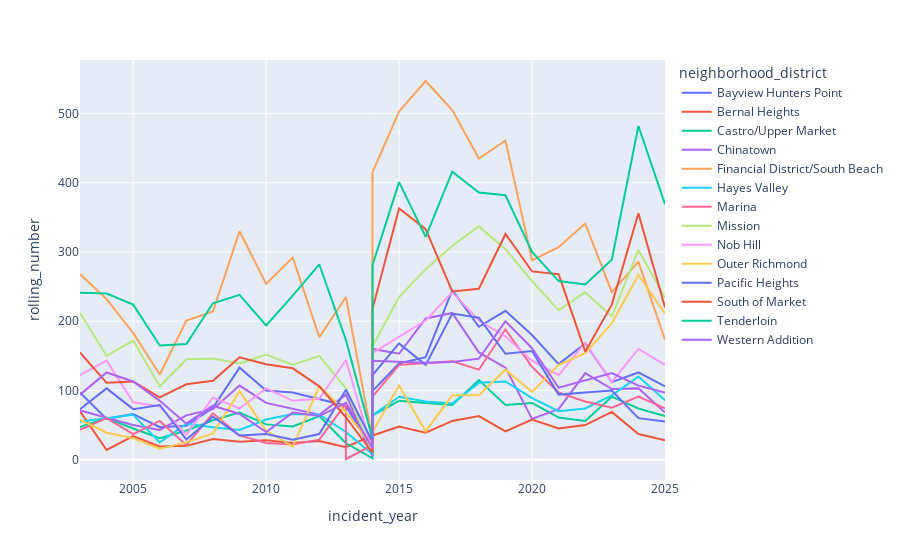

Notebook source saved alongside this figure:
### Code cell
fig = px.line(amount_table_by_year[amount_table_by_year['primary_situation_code']=='700'], x="incident_year", y="rolling_number", color='neighborhood_district')
fig.show()

### Figure 1 — Plotly figure (JSON) as saved in the notebook; plotly's stock layout.template omitted (floating-point values rounded to 4 significant figures)
{"data": [{"hovertemplate": "neighborhood_district=Bayview Hunters Point<br>incident_year=%{x}<br>rolling_number=%{y}<extra></extra>", "legendgroup": "Bayview Hunters Point", "line": {"color": "#636efa", "dash": "solid"}, "marker": {"symbol": "circle"}, "mode": "lines", "name": "Bayview Hunters Point", "orientation": "v", "showlegend": true, "type": "scatter", "x": [2003, 2004, 2005, 2006, 2007, 2008, 2009, 2010, 2011, 2012, 2013, 2014, 2014, 2015, 2016, 2017, 2018, 2019, 2020, 2021, 2022, 2023, 2024, 2025], "xaxis": "x", "y": [97.0, 59.0, 66.0, 47.0, 49.0, 75.0, 133.0, 100.0, 97.0, 88.0, 78.0, 13.0, 99.0, 139.0, 148.0, 245.0, 192.0, 215.0, 180.0, 138.0, 168.0, 112.0, 126.0, 106.0], "yaxis": "y"}, {"hovertemplate": "neighborhood_district=Bernal Heights<br>incident_year=%{x}<br>rolling_number=%{y}<extra></extra>", "legendgroup": "Bernal Heights", "line": {"color": "#EF553B", "dash": "solid"}, "marker": {"symbol": "circle"}, "mode": "lines", "name": "Bernal Heights", "orientation": "v", "showlegend": true, "type": "scatter", "x": [2003, 2004, 2005, 2006, 2007, 2008, 2009, 2010, 2011, 2012, 2013, 2014, 2015, 2016, 2017, 2018, 2019, 2020, 2021, 2022, 2023, 2024, 2025], "xaxis": "x", "y": [70.0, 14.0, 34.0, 19.0, 20.0, 30.0, 26.0, 28.0, 24.0, 27.0, 18.0, 35.0, 48.0, 39.0, 56.0, 63.0, 41.0, 58.0, 45.0, 50.0, 69.0, 37.0, 28.0], "yaxis": "y"}, {"hovertemplate": "neighborhood_district=Castro/Upper Market<br>incident_year=%{x}<br>rolling_number=%{y}<extra></extra>", "legendgroup": "Castro/Upper Market", "line": {"color": "#00cc96", "dash": "solid"}, "marker": {"symbol": "circle"}, "mode": "lines", "name": "Castro/Upper Market", "orientation": "v", "showlegend": true, "type": "scatter", "x": [2003, 2004, 2005, 2006, 2007, 2008, 2009, 2010, 2011, 2012, 2013, 2014, 2014, 2015, 2016, 2017, 2018, 2019, 2020, 2021, 2022, 2023, 2024, 2025], "xaxis": "x", "y": [47.0, 60.0, 45.0, 31.0, 42.0, 57.0, 68.0, 51.0, 48.0, 63.0, 24.0, 2.0, 64.0, 85.0, 82.0, 79.0, 115.0, 79.0, 82.0, 61.0, 56.0, 91.0, 74.0, 63.0], "yaxis": "y"}, {"hovertemplate": "neighborhood_district=Chinatown<br>incident_year=%{x}<br>rolling_number=%{y}<extra></extra>", "legendgroup": "Chinatown", "line": {"color": "#ab63fa", "dash": "solid"}, "marker": {"symbol": "circle"}, "mode": "lines", "name": "Chinatown", "orientation": "v", "showlegend": true, "type": "scatter", "x": [2003, 2004, 2005, 2006, 2007, 2008, 2009, 2010, 2011, 2012, 2013, 2014, 2014, 2015, 2016, 2017, 2018, 2019, 2020, 2021, 2022, 2023, 2024, 2025], "xaxis": "x", "y": [71.0, 61.0, 50.0, 43.0, 64.0, 73.0, 107.0, 82.0, 74.0, 65.0, 94.0, 5.0, 160.0, 153.0, 204.0, 212.0, 155.0, 133.0, 59.0, 73.0, 125.0, 102.0, 103.0, 68.0], "yaxis": "y"}, {"hovertemplate": "neighborhood_district=Financial District/South Beach<br>incident_year=%{x}<br>rolling_number=%{y}<extra></extra>", "legendgroup": "Financial District/South Beach", "line": {"color": "#FFA15A", "dash": "solid"}, "marker": {"symbol": "circle"}, "mode": "lines", "name": "Financial District/South Beach", "orientation": "v", "showlegend": true, "type": "scatter", "x": [2003, 2004, 2005, 2006, 2007, 2008, 2009, 2010, 2011, 2012, 2013, 2014, 2014, 2015, 2016, 2017, 2018, 2019, 2020, 2021, 2022, 2023, 2024, 2025], "xaxis": "x", "y": [268.0, 232.0, 183.0, 123.0, 201.0, 214.0, 330.0, 254.0, 292.0, 177.0, 235.0, 28.0, 415.0, 503.0, 547.0, 505.0, 435.0, 461.0, 288.0, 307.0, 341.0, 242.0, 286.0, 173.0], "yaxis": "y"}, {"hovertemplate": "neighborhood_district=Hayes Valley<br>incident_year=%{x}<br>rolling_number=%{y}<extra></extra>", "legendgroup": "Hayes Valley", "line": {"color": "#19d3f3", "dash": "solid"}, "marker": {"symbol": "circle"}, "mode": "lines", "name": "Hayes Valley", "orientation": "v", "showlegend": true, "type": "scatter", "x": [2003, 2004, 2005, 2006, 2007, 2008, 2009, 2010, 2011, 2012, 2013, 2014, 2014, 2015, 2016, 2017, 2018, 2019, 2020, 2021, 2022, 2023, 2024, 2025], "xaxis": "x", "y": [55.0, 60.0, 65.0, 25.0, 52.0, 47.0, 43.0, 58.0, 66.0, 65.0, 40.0, 8.0, 64.0, 91.0, 84.0, 81.0, 111.0, 113.0, 89.0, 70.0, 74.0, 93.0, 120.0, 86.0], "yaxis": "y"}, {"hovertemplate": "neighborhood_district=Marina<br>incident_year=%{x}<br>rolling_number=%{y}<extra></extra>", "legendgroup": "Marina", "line": {"color": "#FF6692", "dash": "solid"}, "marker": {"symbol": "circle"}, "mode": "lines", "name": "Marina", "orientation": "v", "showlegend": true, "type": "scatter", "x": [2003, 2004, 2005, 2006, 2007, 2008, 2009, 2010, 2011, 2012, 2013, 2013, 2014, 2014, 2015, 2016, 2017, 2018, 2019, 2020, 2021, 2022, 2023, 2024, 2025], "xaxis": "x", "y": [43.0, 60.0, 37.0, 56.0, 21.0, 67.0, 35.0, 24.0, 22.0, 29.0, 81.0, 1.0, 21.0, 91.0, 137.0, 140.0, 142.0, 130.0, 188.0, 134.0, 97.0, 84.0, 75.0, 91.0, 74.0], "yaxis": "y"}, {"hovertemplate": "neighborhood_district=Mission<br>incident_year=%{x}<br>rolling_number=%{y}<extra></extra>", "legendgroup": "Mission", "line": {"color": "#B6E880", "dash": "solid"}, "marker": {"symbol": "circle"}, "mode": "lines", "name": "Mission", "orientation": "v", "showlegend": true, "type": "scatter", "x": [2003, 2004, 2005, 2006, 2007, 2008, 2009, 2010, 2011, 2012, 2013, 2014, 2014, 2015, 2016, 2017, 2018, 2019, 2020, 2021, 2022, 2023, 2024, 2025], "xaxis": "x", "y": [212.0, 150.0, 172.0, 106.0, 145.0, 146.0, 139.0, 152.0, 137.0, 150.0, 103.0, 10.0, 164.0, 235.0, 275.0, 309.0, 337.0, 304.0, 258.0, 216.0, 242.0, 207.0, 303.0, 234.0], "yaxis": "y"}, {"hovertemplate": "neighborhood_district=Nob Hill<br>incident_year=%{x}<br>rolling_number=%{y}<extra></extra>", "legendgroup": "Nob Hill", "line": {"color": "#FF97FF", "dash": "solid"}, "marker": {"symbol": "circle"}, "mode": "lines", "name": "Nob Hill", "orientation": "v", "showlegend": true, "type": "scatter", "x": [2003, 2004, 2005, 2006, 2007, 2008, 2009, 2010, 2011, 2012, 2013, 2014, 2014, 2015, 2016, 2017, 2018, 2019, 2020, 2021, 2022, 2023, 2024, 2025], "xaxis": "x", "y": [122.0, 143.0, 83.0, 77.0, 36.0, 90.0, 74.0, 103.0, 85.0, 88.0, 144.0, 13.0, 154.0, 178.0, 201.0, 242.0, 201.0, 178.0, 143.0, 122.0, 169.0, 112.0, 160.0, 137.0], "yaxis": "y"}, {"hovertemplate": "neighborhood_district=Outer Richmond<br>incident_year=%{x}<br>rolling_number=%{y}<extra></extra>", "legendgroup": "Outer Richmond", "line": {"color": "#FECB52", "dash": "solid"}, "marker": {"symbol": "circle"}, "mode": "lines", "name": "Outer Richmond", "orientation": "v", "showlegend": true, "type": "scatter", "x": [2003, 2004, 2005, 2006, 2007, 2008, 2009, 2010, 2011, 2012, 2013, 2014, 2014, 2015, 2016, 2017, 2018, 2019, 2020, 2021, 2022, 2023, 2024, 2025], "xaxis": "x", "y": [58.0, 39.0, 31.0, 16.0, 25.0, 38.0, 99.0, 42.0, 19.0, 106.0, 69.0, 19.0, 40.0, 107.0, 41.0, 93.0, 93.0, 130.0, 98.0, 137.0, 154.0, 197.0, 267.0, 211.0], "yaxis": "y"}, {"hovertemplate": "neighborhood_district=Pacific Heights<br>incident_year=%{x}<br>rolling_number=%{y}<extra></extra>", "legendgroup": "Pacific Heights", "line": {"color": "#636efa", "dash": "solid"}, "marker": {"symbol": "circle"}, "mode": "lines", "name": "Pacific Heights", "orientation": "v", "showlegend": true, "type": "scatter", "x": [2003, 2004, 2005, 2006, 2007, 2008, 2009, 2010, 2011, 2012, 2013, 2014, 2014, 2015, 2016, 2017, 2018, 2019, 2020, 2021, 2022, 2023, 2024, 2025], "xaxis": "x", "y": [73.0, 103.0, 73.0, 79.0, 29.0, 62.0, 35.0, 37.0, 29.0, 37.0, 101.0, 26.0, 122.0, 168.0, 137.0, 211.0, 205.0, 153.0, 157.0, 94.0, 97.0, 100.0, 60.0, 55.0], "yaxis": "y"}, {"hovertemplate": "neighborhood_district=South of Market<br>incident_year=%{x}<br>rolling_number=%{y}<extra></extra>", "legendgroup": "South of Market", "line": {"color": "#EF553B", "dash": "solid"}, "marker": {"symbol": "circle"}, "mode": "lines", "name": "South of Market", "orientation": "v", "showlegend": true, "type": "scatter", "x": [2003, 2004, 2005, 2006, 2007, 2008, 2009, 2010, 2011, 2012, 2013, 2014, 2014, 2015, 2016, 2017, 2018, 2019, 2020, 2021, 2022, 2023, 2024, 2025], "xaxis": "x", "y": [155.0, 111.0, 113.0, 90.0, 109.0, 114.0, 148.0, 138.0, 132.0, 106.0, 61.0, 10.0, 218.0, 363.0, 333.0, 243.0, 247.0, 326.0, 272.0, 268.0, 156.0, 224.0, 356.0, 220.0], "yaxis": "y"}, {"hovertemplate": "neighborhood_district=Tenderloin<br>incident_year=%{x}<br>rolling_number=%{y}<extra></extra>", "legendgroup": "Tenderloin", "line": {"color": "#00cc96", "dash": "solid"}, "marker": {"symbol": "circle"}, "mode": "lines", "name": "Tenderloin", "orientation": "v", "showlegend": true, "type": "scatter", "x": [2003, 2004, 2005, 2006, 2007, 2008, 2009, 2010, 2011, 2012, 2013, 2014, 2014, 2015, 2016, 2017, 2018, 2019, 2020, 2021, 2022, 2023, 2024, 2025], "xaxis": "x", "y": [241.0, 240.0, 224.0, 165.0, 167.0, 226.0, 238.0, 194.0, 237.0, 282.0, 173.0, 30.0, 281.0, 401.0, 322.0, 416.0, 386.0, 382.0, 300.0, 258.0, 253.0, 289.0, 482.0, 369.0], "yaxis": "y"}, {"hovertemplate": "neighborhood_district=Western Addition<br>incident_year=%{x}<br>rolling_number=%{y}<extra></extra>", "legendgroup": "Western Addition", "line": {"color": "#ab63fa", "dash": "solid"}, "marker": {"symbol": "circle"}, "mode": "lines", "name": "Western Addition", "orientation": "v", "showlegend": true, "type": "scatter", "x": [2003, 2004, 2005, 2006, 2007, 2008, 2009, 2010, 2011, 2012, 2013, 2014, 2014, 2015, 2016, 2017, 2018, 2019, 2020, 2021, 2022, 2023, 2024, 2025], "xaxis": "x", "y": [94.0, 126.0, 113.0, 85.0, 52.0, 78.0, 66.0, 40.0, 68.0, 63.0, 82.0, 17.0, 143.0, 142.0, 140.0, 141.0, 146.0, 200.0, 161.0, 104.0, 114.0, 125.0, 107.0, 97.0], "yaxis": "y"}], "layout": {"legend": {"title": {"text": "neighborhood_district"}, "tracegroupgap": 0}, "margin": {"t": 60}, "xaxis": {"anchor": "y", "domain": [0, 1], "title": {"text": "incident_year"}}, "yaxis": {"anchor": "x", "domain": [0, 1], "title": {"text": "rolling_number"}}}}
